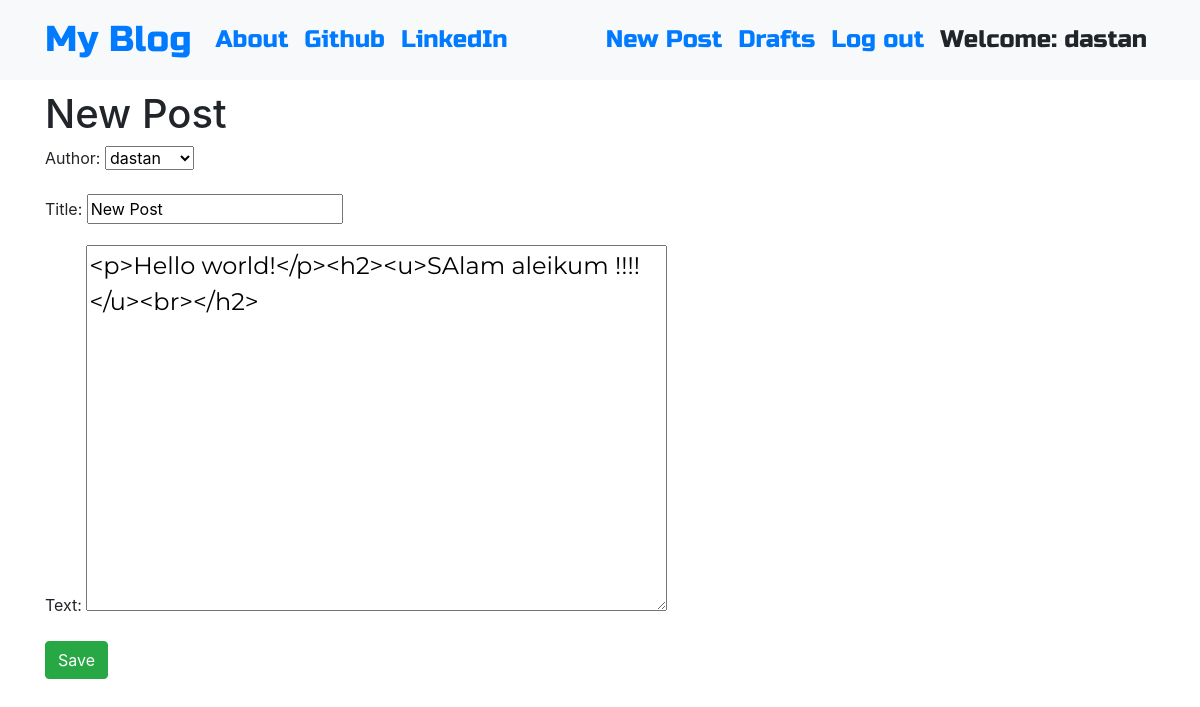
Screenshot of /2/update/ (signed in) with the database file from the repository.
### blog/models.py (models this page shows, shortened)
class Post(models.Model):
    author = models.ForeignKey('auth.User', on_delete=models.CASCADE)
    title = models.CharField(max_length=200)
    text = models.TextField()
    created_date = models.DateTimeField(default=timezone.now)
    published_date = models.DateTimeField(blank=True, null=True)

### blog/views.py (the view)
# urls.py: path('<int:pk>/update/', PostUpdateView.as_view(), name='post_update'),
class PostUpdateView(LoginRequiredMixin, UpdateView):
    login_url = '/login/'
    redirect_field_name = 'post_detail.html'
    form_class = PostForm
    model = Post
    template_name = 'post_update.html'

### blog/forms.py
class PostForm(forms.ModelForm):
    class Meta():
        model = Post
        fields = ('author', 'title', 'text')
        widgets = {
                'title': forms.TextInput(attrs={'class': 'textinputclass'}),
                'text': forms.Textarea(attrs={'class': 'editable medium-editor-textarea postcontent'}),
        }

### templates/post_update.html (shortened to what this page needs)
{% extends 'base.html' %}
{% block content %}
    <h1>{{post.title}}</h1>
    <form class="post-form" method="POST">
        {{ form.as_p }}
        <button type="submit" class="save btn btn-success">Save</button>
    </form>
{% endblock %}

### templates/base.html (shortened to what this page needs)
<!DOCTYPE html>
{% load staticfiles %}
<html lang="en">
<head>
        <link rel="stylesheet" href="https://stackpath.bootstrapcdn.com/bootstrap/4.3.1/css/bootstrap.min.css">
        <link rel="stylesheet" href="//cdn.jsdelivr.net/npm/medium-editor@latest/dist/css/medium-editor.min.css" type="text/css" media="screen" charset="utf-8">
        <link rel="stylesheet" href="{% static 'css/blog.css' %}">
</head>
<body class="loader">
    <nav class="navbar navbar-expand-lg bg-light techfont">
        <div class="container">
            <a class="navbar-brand bigbrand" href="{% url 'post_list' %}">My Blog</a>
            <div class="collapse navbar-collapse">
                <ul class="navbar-nav">
                    <li class="nav-item"><a class="nav-link" href="{% url 'about' %}">About</a></li>
                    <li class="nav-item"><a class="nav-link" href="https://github.com/Dastan95kg">Github</a></li>
                    <li class="nav-item"><a class="nav-link" href="https://www.linkedin.com">LinkedIn</a></li>
                </ul>
                <ul class="navbar-nav ml-auto">
                {% if user.is_authenticated %}
                    <li>
                      <a class="nav-link" href="{% url 'post_new' %}">New Post</a>
                    </li>
                    <li>
                      <a class="nav-link" href="{% url 'post_draft_list' %}">Drafts</a>
                    </li>
                    <li>
                      <a class="nav-link" href="{% url 'logout' %}" >Log out</a>
                    </li>
                    <li>
                      <a class="nav-link">Welcome: {{ user.username }}</a>
                    </li>
                {% else %}
                    <li><a class="nav-link" href="{% url 'login' %}"><i class="material-icons">person</i></a></li>
                {% endif %}
                </ul>
            </div>
        </div>
      </nav>
        <div class="content container">
            <div class="row">
                <div class="col-md-8">
                    <div class="blog_posts">
                        {% block content %}
                        {% endblock %}
                    </div>
                </div>
            </div>
        </div>
</body>
</html>

### static/css/blog.css (style rules this page uses)
.techfont { font-family: 'Russo One', sans-serif; font-size: 1.5em; margin-bottom: 10px; }
.bigbrand { font-size: 1.5em; }
.postcontent { font-family: 'Montserrat'; font-size: 1.5em; }
.loader { filter:hue-rotate(0deg); color: linear-gradient(45deg,#0f8,#08f); animation:hue 10000ms infinite linear; }

### rows the page displays
Post: title "New Post", author "dastan", text "<p>Hello world!</p><h2><u>SAlam aleikum !!!!</u><br></h2>"

### other values shown
{{ user.username }} "dastan"
